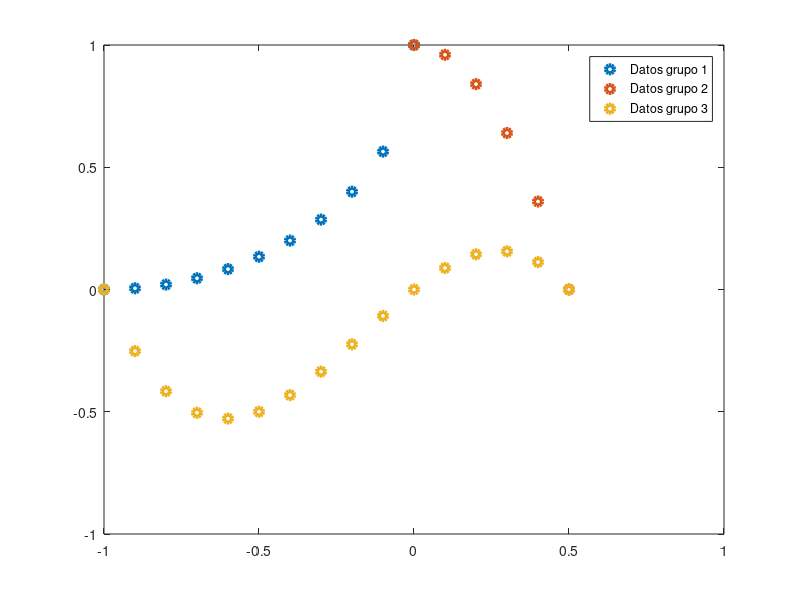
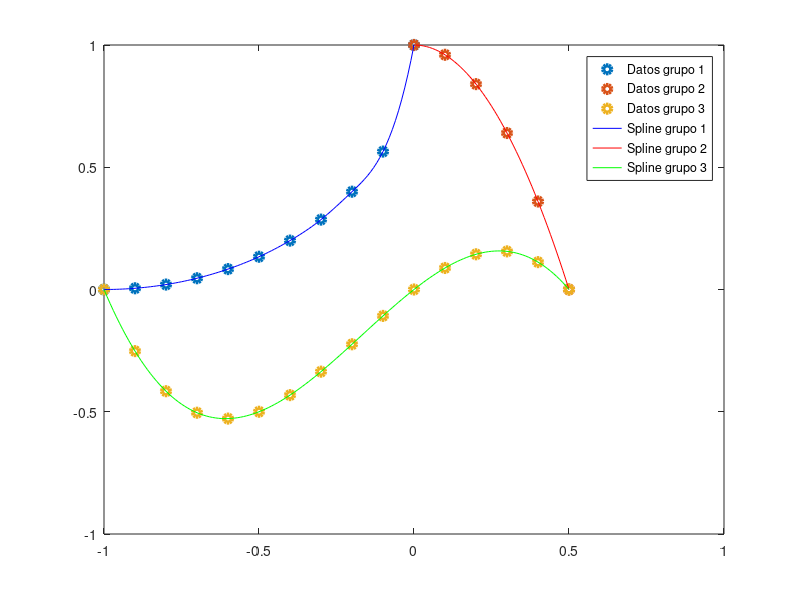

MATLAB code for these plots, in order:
%% Limpiza
clear 
clc

% Cargan los datos guardados en el archivo pieza.mat
load("pieza.mat")

%% a)

figure;
plot(x1, y1,'o','LineWidth',3)
hold on
plot(x2, y2,'o','LineWidth',3)
plot(x3, y3,'o','LineWidth',3)
hold off
legend('Datos grupo 1','Datos grupo 2','Datos grupo 3')

%% c)

% Spline grupo 1
xx1 = min(x1):0.01:max(x1);
s1 = spline(x1, y1, xx1);

% Spline grupo 2
xx2 = min(x2):0.01:max(x2);
s2 = spline(x2, y2, xx2);

% Spline grupo 3
xx3 = min(x3):0.01:max(x3);
s3 = spline(x3, y3, xx3);

% Grafico
figure;
plot(x1, y1,'o','LineWidth',3)
hold on
plot(x2, y2,'o','LineWidth',3)
plot(x3, y3,'o','LineWidth',3)
plot(xx1, s1, 'b')
plot(xx2, s2, 'r')
plot(xx3, s3, 'g')
hold off
legend('Datos grupo 1','Datos grupo 2','Datos grupo 3', ...
    'Spline grupo 1', 'Spline grupo 2', 'Spline grupo 3')



